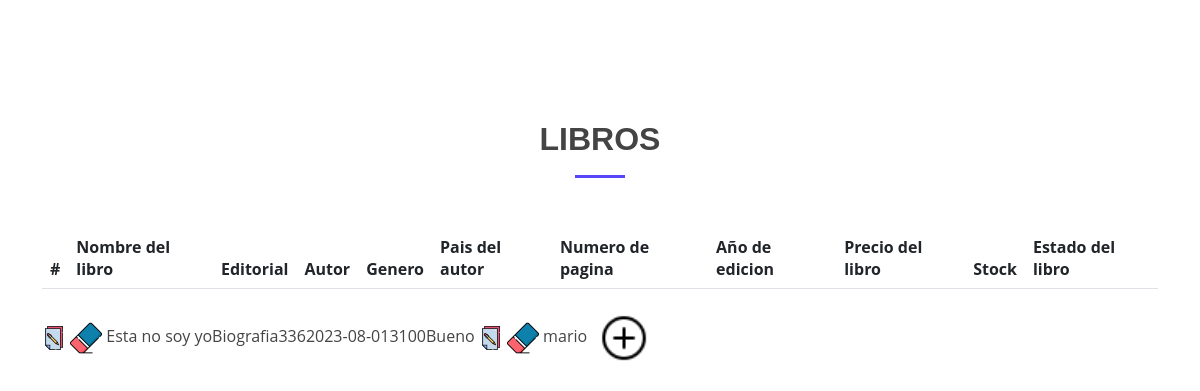
Page /procesos/libros/libro1.php on the earlier database version.
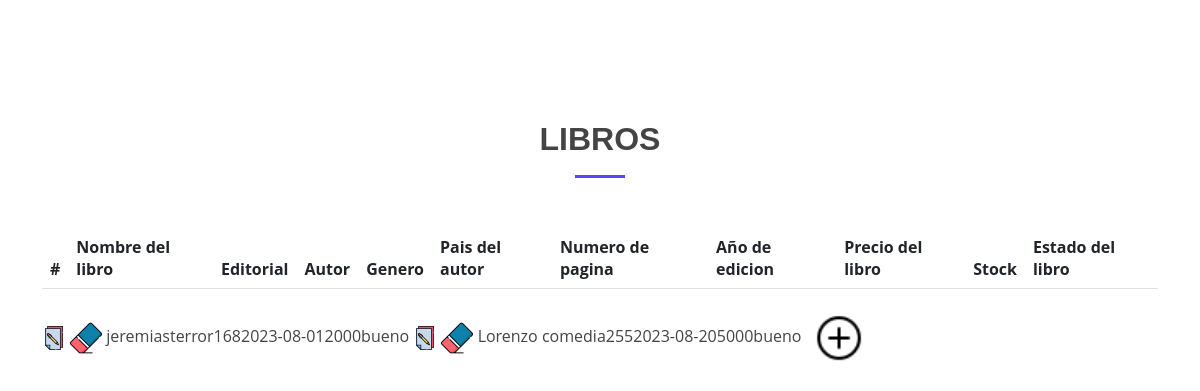
Same page on the later database version.
### tables this page shows
CREATE TABLE `libros` (
  `id_libro` int(11) NOT NULL,
  `nombrel` varchar(50) NOT NULL,
  `id_editorial` int(150) NOT NULL,
  `id_autor` int(50) NOT NULL,
  `genero` varchar(50) NOT NULL,
  `id_pais` int(50) NOT NULL,
  `n_pagina` varchar(50) NOT NULL,
  `año_edicion` varchar(50) NOT NULL,
  `precio_libro` varchar(50) NOT NULL,
  `estado` varchar(50) NOT NULL,
  `cant_disponible` varchar(50) NOT NULL,
  `cant_lib_prestado` varchar(50) NOT NULL,
  `idioma` varchar(50) NOT NULL
);

### procesos/libros/libro1.php (the view, shortened to what this page needs)
<link href="../../template/assets/vendor/aos/aos.css" rel="stylesheet">
  <link href="../../template/assets/vendor/bootstrap/css/bootstrap.min.css" rel="stylesheet">
  <link href="../../template/assets/vendor/bootstrap-icons/bootstrap-icons.css" rel="stylesheet">
  <link href="../../template/assets/vendor/boxicons/css/boxicons.min.css" rel="stylesheet">
  <link href="../../template/assets/vendor/glightbox/css/glightbox.min.css" rel="stylesheet">
  <link href="../../template/assets/vendor/swiper/swiper-bundle.min.css" rel="stylesheet">
  <link href="../../template/assets/css/style.css" rel="stylesheet">
<section id="about" class="about">
      <div class="container">
      <div class="section-title">
          <h2>Libros</h2>
        </div>
      <table class="table">
  <thead>
    <tr>
    <th scope="col">#</th>
      <th scope="col">Nombre del libro</th>
      <th scope="col">Editorial</th>
      <th scope="col">Autor</th>
      <th scope="col">Genero</th>
      <th scope="col">Pais del autor</th>
      <th scope="col">Numero de pagina</th>
      <th scope="col">Año de edicion</th>
      <th scope="col">Precio del libro</th>
      <th scope="col">Stock</th>
      <th scope="col">Estado del libro</th>
    </tr>
</table>
<?php
  require "../../php/conexion.php";
  $q="select * from libros ";
  $r=mysqli_query($con, $q);
  while( $datos=mysqli_fetch_array($r)){
    echo("<tr>");
    echo("<td scope='row'> <a href='libro2.php?id_libro=".$datos['id_libro']."&funcion=M' ><img src='../../img/dibujo (1).png' alt='' ></a>
  <a href='libro2.php?id_libro=".$datos['id_libro']."&funcion=B'><img src='../../img/goma-de-borrar.png' alt=''></a>
  <td>". $datos['nombrel']."</td><td>".$datos['editorial']."</td><td>".$datos['autor']."</td><td>".$datos['genero']."</td><td>".$datos['pais_autor']."</td><td>".$datos['n_pagina']."</td><td>".$datos['año_edicion']."</td><td>".$datos['precio_libro']."</td><td>".$datos['stock']."</td><td>".$datos['estado']."</td>");
   echo("</tr>");
  }
  ?>
  <a href='libro2.php?id_libro=0&funcion=A' ><img src='../../img/boton-agregar.png ' class="m-2" height="50px" ></a>
</body>
      </div>
    </section>

### template/assets/css/style.css (style rules this page uses)
a { color: #5846f9; text-decoration: none; }
h1, h2, h3, h4, h5, h6 { font-family: "Poppins", sans-serif; }
section { padding: 100px 0; overflow: hidden; }
.section-title { text-align: center; padding-bottom: 30px; }
.section-title h2 { font-size: 32px; font-weight: bold; text-transform: uppercase; margin-bottom: 20px; padding-bottom: 20px; position: relative; }
.section-title h2::after { content: ""; position: absolute; display: block; width: 50px; height: 3px; background: #5846f9; bottom: 0; left: calc(50% - 25px); }
.about { padding: 120px 0; }

Differences in the rows shown:
removed libros: nombrel "Esta no soy yo", genero "Biografia", n_pagina "336", año_edicion "2023-08-01", precio_libro "3100", estado "Bueno"
removed libros: nombrel "mario"
added libros: nombrel "jeremias", genero "terror", n_pagina "168", año_edicion "2023-08-01", precio_libro "2000", estado "bueno"
added libros: nombrel "Lorenzo", genero "comedia", n_pagina "255", año_edicion "2023-08-20", precio_libro "5000", estado "bueno"
